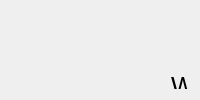
                     <widget class="QWidget" name="FaceRecognition">
                      <layout class="QVBoxLayout" name="verticalLayout_19">
                       <item>
                        <widget class="QWidget" name="widget_3" native="true">
                         <widget class="QLabel" name="label_4">
                          <property name="geometry">
                           <rect>
                            <x>160</x>
                            <y>0</y>
                            <width>441</width>
                            <height>150</height>
                           </rect>
                          </property>
                          <property name="minimumSize">
                           <size>
                            <width>0</width>
                            <height>150</height>
                           </size>
                          </property>
                          <property name="maximumSize">
                           <size>
                            <width>700</width>
                            <height>150</height>
                           </size>
                          </property>
                          <property name="styleSheet">
                           <string notr="true">font-size:25px;</string>
                          </property>
                          <property name="text">
                           <string>Welcome To Face Recognition World</string>
                          </property>
                         </widget>
                         <widget class="QPushButton" name="pushButton_7">
                          <property name="geometry">
                           <rect>
                            <x>590</x>
                            <y>460</y>
                            <width>191</width>
                            <height>51</height>
                           </rect>
                          </property>
                          <property name="text">
                           <string>Upload a Picture</string>
                          </property>
                         </widget>
                         <widget class="QLabel" name="label_5">
                          <property name="geometry">
                           <rect>
                            <x>80</x>
                            <y>100</y>
                            <width>621</width>
                            <height>101</height>
                           </rect>
                          </property>
                          <property name="styleSheet">
                           <string notr="true">font-size:22px;</string>
                          </property>
                          <property name="text">
                           <string> Time to see if your face is beautiful enough to be recognized</string>
                          </property>
                         </widget>
                         <widget class="QPushButton" name="pushButton_8">
                          <property name="geometry">
                           <rect>
                            <x>0</x>
                            <y>460</y>
                            <width>181</width>
                            <height>51</height>
                           </rect>
                          </property>
                          <property name="text">
                           <string>Open Camera</string>
                          </property>
                         </widget>
                         <zorder>label_4</zorder>
                         <zorder>pushButton_7</zorder>
                         <zorder>pushButton_8</zorder>
                         <zorder>label_5</zorder>
                        </widget>
                       </item>
                      </layout>
                     </widget>
